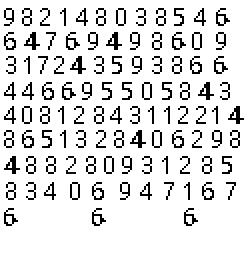
#> input picture train.png, 124 x 136 px (shown 2 times larger)
$ python train.py
#> lines starting #> are read from the running program, lines starting #| are printed output that depends on the picture; after the words box and inside, x2 and y2 are one past the last pixel; in counts of white or black regions, pixels touching at a corner belong together
#  圖片辨識訓練資料  #

import sys # 系統
import numpy as np # 產生陣列
import cv2 # 做圖片處理
import imutils # 做圖片處理


#########################  圖片辨識前置作業  ########################

im = cv2.imread('train.png') # 讀取用來訓練圖片
#> im is the input picture: shape (136, 124, 3); min 0, max 255, mean 225.3
gray = cv2.cvtColor(im,cv2.COLOR_BGR2GRAY) # 將訓練圖片灰化
blur = cv2.GaussianBlur(gray,(5,5),0) # 將訓練圖片做高斯模糊，去除雜訊
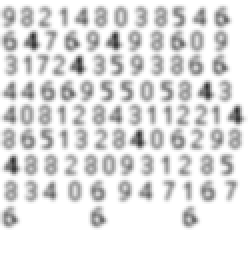
#> blur: shape (136, 124) (shown 2 times larger); min 51, max 255, mean 225.2
cv2.imwrite("blur.png",blur) # 儲存圖片
thresh = cv2.adaptiveThreshold(blur,255,1,1,9,2) # 將訓練圖片做自適二極化，圖片將變成黑白
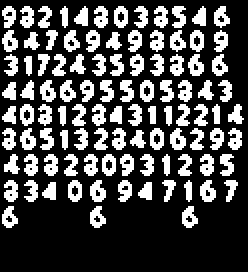
#> thresh: shape (136, 124) (shown 2 times larger); 28.8% white in thin lines or dots, all inside (x1, y1, x2, y2) = (1, 3, 122, 114)
cv2.imwrite("tresh.png",thresh) # 儲存圖片


#########################  辨識圖片輪廓  ############################

contours,hierarchy = cv2.findContours(thresh,cv2.RETR_LIST,cv2.CHAIN_APPROX_SIMPLE) # 找輪廓
#> contours = 147 contours, 53 with area under 20; largest, box (x1, y1, x2, y2) and area: (34, 90, 41, 101) 52, (51, 77, 58, 88) 52, (75, 64, 82, 75) 52, (70, 40, 77, 51) 52, (57, 3, 64, 14) 52

samples =  np.empty((0,100)) # 產生空陣列
responses = [] # 用來儲存使用者按下的按鍵
keys = [i for i in range(48,58)] # 鍵盤按鍵

for cnt in contours:
    if cv2.contourArea(cnt) > 17: # 判斷輪廓面積
        [x,y,w,h] = cv2.boundingRect(cnt) # 將輪廓用矩形包起來，x,y是左上點的座標，w,h是寬和高

        if  h>6 and w <10 : # 判斷矩形高度

            cv2.rectangle(im,(x-1,y),(x+w,y+h),(0,0,255),1) # 畫出矩形
            num = thresh[y:y+h,x:x+w] # 抓取每個數字所在的位置
            cv2.imwrite("num.png",num) # 儲存
            renum = cv2.resize(num,(10,10)) # 將數字的圖片重設大小為10x10
            cv2.imshow("train",imutils.resize(im, width=500)) # 顯示訓練的圖片
            key = cv2.waitKey(0) # 防止沒有回應

            if key == 27:  # (ESC)
                cv2.destroyAllWindows() # 關掉視窗
                sys.exit() # 關閉程式
#> (the program exits here)
